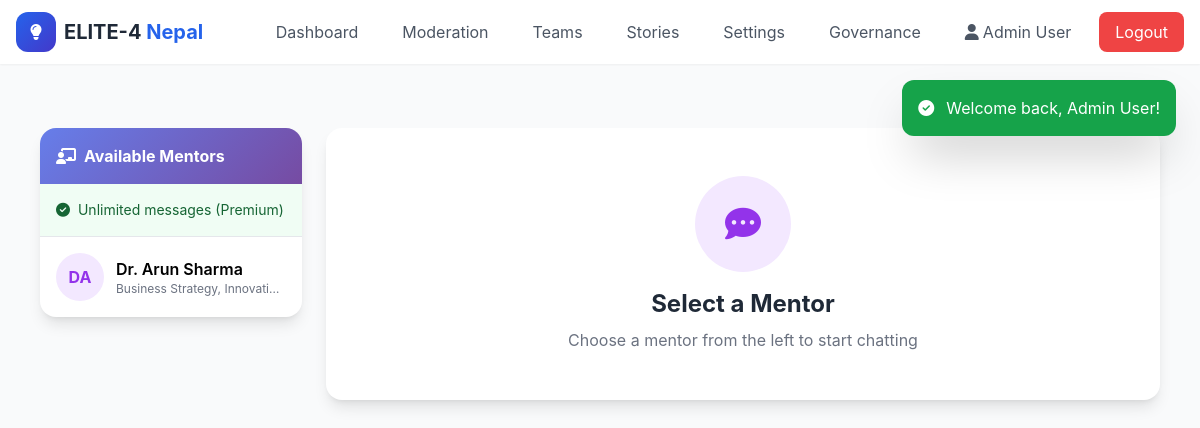
The app's page /mentor_chat.php (signed in) with its own data.
### tables this page shows
CREATE TABLE `users` (
  `id` INT AUTO_INCREMENT PRIMARY KEY,
  `name` VARCHAR(100) NOT NULL,
  `email` VARCHAR(100) UNIQUE NOT NULL,
  `phone` VARCHAR(20) DEFAULT NULL,
  `password` VARCHAR(255) NOT NULL,
  `role` ENUM('citizen', 'student', 'sponsor', 'mentor', 'admin', 'moderator') NOT NULL DEFAULT 'citizen',
  `bio` TEXT DEFAULT NULL,
  `skills` TEXT DEFAULT NULL,
  `profile_photo` VARCHAR(255) DEFAULT NULL,
  `date_of_birth` DATE DEFAULT NULL,
  `is_active` TINYINT(1) DEFAULT 1,
  `trust_score` INT DEFAULT 100,
  `projects_completed` INT DEFAULT 0,
  `created_at` TIMESTAMP DEFAULT CURRENT_TIMESTAMP,
  `updated_at` TIMESTAMP DEFAULT CURRENT_TIMESTAMP ON UPDATE CURRENT_TIMESTAMP
);

CREATE TABLE `user_subscriptions` (
  `id` INT AUTO_INCREMENT PRIMARY KEY,
  `user_id` INT NOT NULL,
  `plan` ENUM('free', 'plus', 'premium') NOT NULL DEFAULT 'free',
  `start_date` DATE NOT NULL,
  `end_date` DATE NOT NULL,
  `mentor_messages_used` INT DEFAULT 0,
  `mentor_messages_reset_at` DATE DEFAULT NULL,
  `status` ENUM('active', 'expired', 'cancelled') DEFAULT 'active',
  FOREIGN KEY (`user_id`) REFERENCES `users`(`id`) ON DELETE CASCADE
);

### mentor_chat.php (the view, shortened to what this page needs)
<?php
require_once 'config.php';
$user = getCurrentUser();
global $conn;
$sub = getUserSubscription($user['id']);
$remainingMessages = getRemainingMentorMessages($user['id']);
$qm = $conn->query("SELECT * FROM users WHERE role = 'mentor'"); $mentors = $qm ? $qm->fetch_all(MYSQLI_ASSOC) : [];
$mentorId = (int)($_GET['mentor_id'] ?? 0);
$selectedMentor = $mentorId ? getUserById($mentorId) : null;
$messages = [];
getHeader('Mentor Chat');
?>
<div class="max-w-6xl mx-auto px-4 py-8">
    <div class="grid grid-cols-1 lg:grid-cols-4 gap-6">
        <div class="lg:col-span-1">
            <div class="bg-white rounded-2xl shadow-lg overflow-hidden">
                <div class="gradient-bg p-4 text-white">
                    <h2 class="font-bold"><i class="fas fa-chalkboard-teacher mr-2"></i>Available Mentors</h2>
                </div>
                <?php if (!$sub['is_plus']): ?>
                    <div class="p-4 bg-amber-50 border-b">
                        <p class="text-sm text-amber-800">
                            <i class="fas fa-info-circle mr-1"></i>
                            <?= $remainingMessages ?> messages remaining this week
                        </p>
                        <a href="subscription.php" class="text-xs text-amber-600 hover:underline">Upgrade for unlimited</a>
                    </div>
                <?php else: ?>
                    <div class="p-4 bg-green-50 border-b">
                        <p class="text-sm text-green-800">
                            <i class="fas fa-check-circle mr-1"></i>
                            Unlimited messages (<?= ucfirst($sub['plan']) ?>)
                        </p>
                    </div>
                <?php endif; ?>
                <div class="divide-y max-h-96 overflow-y-auto">
                    <?php foreach ($mentors as $mentor): ?>
                        <a href="mentor_chat.php?mentor_id=<?= $mentor['id'] ?>"
                           class="flex items-center gap-3 p-4 hover:bg-gray-50 transition-all <?= $mentorId === $mentor['id'] ? 'bg-primary/10' : '' ?>">
                            <div class="w-12 h-12 bg-purple-100 rounded-full flex items-center justify-center">
                                <?php if ($mentor['profile_photo']): ?>
                                    <img src="<?= e($mentor['profile_photo']) ?>" class="w-12 h-12 rounded-full object-cover">
                                <?php else: ?>
                                    <span class="font-bold text-purple-600"><?= getInitials($mentor['name']) ?></span>
                                <?php endif; ?>
                            </div>
                            <div class="flex-1 min-w-0">
                                <p class="font-semibold truncate"><?= e($mentor['name']) ?></p>
                                <p class="text-xs text-gray-500 truncate"><?= e($mentor['skills'] ?? 'Mentor') ?></p>
                            </div>
                        </a>
                    <?php endforeach; ?>
                </div>
            </div>
        </div>
        <div class="lg:col-span-3">
            <?php if ($selectedMentor): ?>
                <div class="bg-white rounded-2xl shadow-lg overflow-hidden" style="height: 500px; display: flex; flex-direction: column;">
                    <div class="gradient-bg p-4 text-white flex items-center gap-4">
                        <div class="w-12 h-12 bg-white/20 rounded-full flex items-center justify-center">
                            <?php if ($selectedMentor['profile_photo']): ?>
                                <img src="<?= e($selectedMentor['profile_photo']) ?>" class="w-12 h-12 rounded-full object-cover">
                            <?php else: ?>
                                <span class="font-bold"><?= getInitials($selectedMentor['name']) ?></span>
                            <?php endif; ?>
                        </div>
                        <div>
                            <h3 class="font-bold"><?= e($selectedMentor['name']) ?></h3>
                            <p class="text-sm text-purple-100"><?= e($selectedMentor['skills'] ?? 'Mentor') ?></p>
                        </div>
                    </div>
                    <div id="messagesContainer" class="flex-1 overflow-y-auto p-6 space-y-4">
                        <?php if (empty($messages)): ?>
                            <div class="text-center py-12 text-gray-500">
                                <i class="fas fa-comments text-4xl mb-4"></i>
                                <p>No messages yet. Start the conversation!</p>
                            </div>
                        <?php else: ?>
                            <?php foreach ($messages as $msg): ?>
                                <?php $isOwn = $msg['sender_id'] == $user['id']; ?>
                                <div class="flex <?= $isOwn ? 'justify-end' : 'justify-start' ?>">
                                    <div class="max-w-[70%] <?= $isOwn ? 'message-bubble-own text-white' : 'message-bubble-other text-gray-800' ?> rounded-2xl px-4 py-3">
                                        <?php if (!$isOwn): ?>
                                            <p class="text-xs font-semibold mb-1 opacity-75"><?= e($msg['sender_name']) ?></p>
                                        <?php endif; ?>
                                        <p class="break-words"><?= e($msg['message']) ?></p>
                                        <p class="text-xs mt-1 opacity-50"><?= timeAgo($msg['created_at']) ?></p>
                                    </div>
                                </div>
                            <?php endforeach; ?>
                        <?php endif; ?>
                    </div>
                    <div class="border-t p-4 bg-gray-50">
                        <?php if (!canMessageMentor($user['id']) && $user['role'] === 'student' && !$sub['is_plus']): ?>
                            <div class="bg-amber-100 text-amber-800 p-4 rounded-lg text-center">
                                <i class="fas fa-exclamation-circle mr-2"></i>
                                You've used all your free mentor messages this week.
                                <a href="subscription.php" class="font-bold hover:underline ml-2">Upgrade Now</a>
                            </div>
                        <?php else: ?>
                            <form method="POST" class="flex gap-4">
                                <input type="hidden" name="receiver_id" value="<?= $mentorId ?>">
                                <input type="text" name="message" required
                                    class="flex-1 px-4 py-3 border border-gray-300 rounded-lg focus:ring-2 focus:ring-primary focus:border-primary"
                                    placeholder="Type your message...">
                                <button type="submit" class="bg-purple-500 hover:bg-purple-600 text-white px-6 py-3 rounded-lg transition-all">
                                    <i class="fas fa-paper-plane"></i>
                                </button>
                            </form>
                        <?php endif; ?>
                    </div>
                </div>
            <?php else: ?>
                <div class="bg-white rounded-2xl shadow-lg p-12 text-center">
                    <div class="w-24 h-24 bg-purple-100 rounded-full flex items-center justify-center mx-auto mb-4">
                        <i class="fas fa-comment-dots text-4xl text-purple-600"></i>
                    </div>
                    <h2 class="text-2xl font-bold text-gray-800 mb-2">Select a Mentor</h2>
                    <p class="text-gray-500">Choose a mentor from the left to start chatting</p>
                </div>
            <?php endif; ?>
        </div>
    </div>
</div>
<?php getFooter(); ?>

### config.php (shortened to what this page needs)
<?php
$conn = new mysqli(DB_HOST, DB_USER, DB_PASS, DB_NAME);
$conn->set_charset("utf8mb4");
function e($string) {
    return htmlspecialchars($string ?? '', ENT_QUOTES, 'UTF-8');
}
function getCurrentUser() {
    if (isset($_SESSION['user_id'])) {
        return getUserById($_SESSION['user_id']);
    }
    return null;
}
function getUserById($id) {
    global $conn;
    $stmt = $conn->prepare("SELECT * FROM users WHERE id = ? AND is_active = 1");
    $stmt->bind_param("i", $id);
    $stmt->execute();
    return ($r = $stmt->get_result()) ? $r->fetch_assoc() : null;
}
function getFlash() {
    if (isset($_SESSION['flash'])) {
        $flash = $_SESSION['flash'];
        return $flash;
    }
    return null;
}
function getInitials($name) {
    $words = explode(' ', $name ?? '');
    $initials = '';
    foreach (array_slice($words, 0, 2) as $word) {
        if (!empty($word)) {
            $initials .= strtoupper($word[0]);
        }
    }
    return $initials ?: '?';
}
function getUserSubscription($userId) {
    global $conn;
    $stmt = $conn->prepare("SELECT * FROM user_subscriptions WHERE user_id = ? AND status = 'active' ORDER BY end_date DESC LIMIT 1");
    $stmt->bind_param("i", $userId);
    $stmt->execute();
    $result = $stmt->get_result();
    $sub = $result->fetch_assoc();
    $plan = $sub['plan'];
    $resetDate = $sub['mentor_messages_reset_at'];
    return [
        'plan' => $plan,
        'mentor_messages_limit' => ($plan === 'free') ? 3 : PHP_INT_MAX,
        'mentor_messages_used' => $sub['mentor_messages_used'],
        'is_plus' => ($plan === 'plus' || $plan === 'premium'),
        'is_premium' => ($plan === 'premium'),
        'start_date' => $sub['start_date'],
        'end_date' => $sub['end_date']
    ];
}
function getRemainingMentorMessages($userId) {
    $sub = getUserSubscription($userId);
    if ($sub['is_plus']) return PHP_INT_MAX;
    return max(0, $sub['mentor_messages_limit'] - $sub['mentor_messages_used']);
}
function getHeader($title = 'ELITE-4 Nepal') {
    $user = getCurrentUser();
    $roleNav = '';
    if ($user) {
        $name = e($user['name']);
        $role = $user['role'];
        $navItems = [];
        switch ($role) {
            case 'admin': $navItems = [['admin_dashboard.php','Dashboard'],['admin_chat_moderation.php','Moderation'],['admin_teams.php','Teams'],['admin_success_stories.php','Stories'],['admin_commission.php','Settings'],['governance.php','Governance']]; break;
        }
        $desktopNav = ''; $mobileNavItems = '';
        foreach ($navItems as $item) {
            $desktopNav .= '<a href="'.$item[0].'" class="px-4 py-2 text-gray-600 hover:bg-gray-100 rounded-lg">'.$item[1].'</a>';
        }
        $roleNav = $desktopNav.'<a href="profile.php" class="px-4 py-2 text-gray-600 hover:bg-gray-100 rounded-lg"><i class="fas fa-user mr-1"></i>'.$name.'</a><a href="logout.php" class="px-4 py-2 bg-red-500 text-white rounded-lg hover:bg-red-600">Logout</a>';
    }
    $flash = getFlash();
    $flashHtml = '';
    if ($flash) { $bg = $flash['type']==='success'?'bg-green-600':'bg-red-600'; $ic = $flash['type']==='success'?'check-circle':'exclamation-circle'; $flashHtml = '<div id="flashMsg" class="fixed top-20 right-6 z-50 p-4 rounded-xl shadow-2xl '.$bg.' text-white max-w-sm"><div class="flex items-center gap-3"><i class="fas fa-'.$ic.'"></i><span>'.e($flash['message']).'</span></div></div>'; }
?><!DOCTYPE html><html lang="en"><head><script src="https://cdn.tailwindcss.com"></script><link rel="stylesheet" href="https://cdnjs.cloudflare.com/ajax/libs/font-awesome/6.5.1/css/all.min.css"></head><body class="bg-gray-50"><nav class="bg-white shadow-sm sticky top-0 z-50"><div class="max-w-7xl mx-auto px-4"><div class="flex justify-between items-center h-16"><div class="flex items-center space-x-3"><a href="index.php" class="flex items-center space-x-2"><div class="w-10 h-10 bg-gradient-to-br from-blue-600 to-indigo-700 rounded-xl flex items-center justify-center"><i class="fas fa-lightbulb text-white"></i></div><span class="font-bold text-xl text-gray-800">ELITE-4 <span class="text-blue-600">Nepal</span></span></a></div><div class="hidden md:flex items-center space-x-3"><?=$roleNav?></div></div></div></nav><?= $flashHtml ?><div class="max-w-7xl mx-auto px-4 py-8"><?php
}
function getFooter() {
    echo '</div></body></html>';
}
?>

### config.php (style rules this page uses)
body { font-family:'Inter',sans-serif }
.gradient-bg { background:linear-gradient(135deg,#667eea,#764ba2) }

### records on screen
users: name "Admin User"
user_subscriptions: plan "Premium"
users: name "DA", name "Dr. Arun Sharma", skills "Business Strategy, Innovati…"

### other values on screen
$item[1] "Dashboard Moderation Teams Stories Settings Governance"
$flash['message'] "Welcome back, Admin User!"
